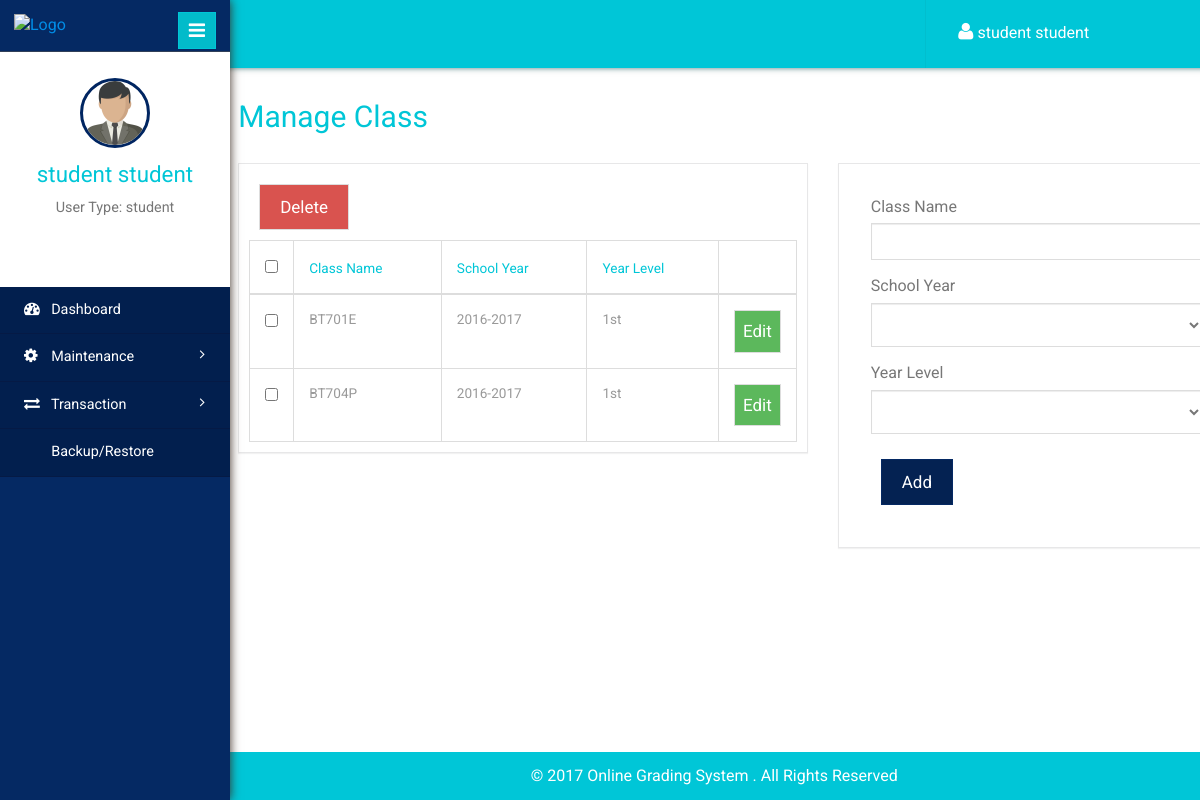
/class.php (signed in), run on the app's committed database.
### tables this page shows
CREATE TABLE `usertbl` (
  `id` int(11) NOT NULL,
  `username` varchar(140) NOT NULL,
  `password` varchar(100) NOT NULL,
  `fname` varchar(140) NOT NULL,
  `mname` varchar(140) NOT NULL,
  `lname` varchar(140) NOT NULL,
  `contact` varchar(140) NOT NULL,
  `usertype` varchar(50) NOT NULL,
  `status` int(11) NOT NULL
);

CREATE TABLE `tblclass` (
  `id` int(11) NOT NULL,
  `classname` varchar(20) NOT NULL,
  `schoolyearid` int(11) NOT NULL,
  `yearlevelid` int(11) NOT NULL
);

CREATE TABLE `tblschoolyear` (
  `id` int(11) NOT NULL,
  `schoolyear` varchar(20) NOT NULL,
  `status` int(11) NOT NULL
);

CREATE TABLE `tblyearlevel` (
  `id` int(11) NOT NULL,
  `yearlevel` varchar(20) NOT NULL,
  `description` varchar(50) NOT NULL
);

### session.php (called while the page is built, shortened)
<?php
if (isset($_SESSION['username']))
{
	$username = $_SESSION['username'];
}
else
{
	header("Location: index.php");
	exit();
}
$result = mysqli_query($con,"SELECT * FROM usertbl WHERE username = '$username'")or die(mysqli_error($con));
$user_rows = mysqli_fetch_array($result);
$fname = $user_rows['fname'];
$lname = $user_rows['lname'];
$userType = $user_rows['usertype'];
$name = $fname." ".$lname;
?>

### class.php (the view, shortened to what this page needs)
 <!DOCTYPE html>
<html>
<head>
	<?php include "inc/navbar.php"; ?>
</head>
<body>
	<div class="page-container">
		<div class="left-content">
			<?php include "inc/header.php"; ?>
			<div class="outter-wp">
				<div class="sub-heard-part">
					<ol class="breadcrumb m-b-0">
						<li><h2 style="margin-top:0px;"><a>Manage Class</a></h2></li>
					</ol>
				</div>
				<div class="graph-visual tables-main">
					<div class="row">
						<div class="col-sm-7">
							<div class="graph" style="padding:10px;">
								<form id="submit_yearlevel" action="crud_function.php" method="post">
									<div class="tables">
										<button type="button" id="del_yearlevel" class="btn btn-danger">Delete</button>
										<table class="table table-bordered">
											<thead>
												<tr>
													<th><input type="checkbox" id="checkall"></th>
													<th>Class Name</th>
													<th>School Year</th>
													<th>Year Level</th>
													<th></th>
												</tr>
											</thead>
											<tbody>
												<?php
												$query = "SELECT * FROM tblclass";
												$result = mysqli_query($con, $query);
												while($row = mysqli_fetch_array($result))
												{
													?>
													<tr>
														<td width="20"><input type="checkbox" id="record" name="classid[]" value="<?php echo $row['id']; ?>"></td>
														<td><?php echo $row['classname']; ?></td>
														<?php
														$query2 = "SELECT schoolyear FROM tblschoolyear WHERE id = '" . $row['schoolyearid'] . "'";
														$result2 = mysqli_query($con, $query2);
														$schoolyear = "";
														while($rows = mysqli_fetch_array($result2))
														{
															$schoolyear = $rows['schoolyear'];
														}
														?>
														<td><?php echo $schoolyear; ?></td>
														<?php
														$query3 = "SELECT yearlevel FROM tblyearlevel WHERE id = '" . $row['yearlevelid'] . "'";
														$result3 = mysqli_query($con, $query3);
														$yearlevel = "";
														while($rows = mysqli_fetch_array($result3))
														{
															$yearlevel = $rows['yearlevel'];
														}
														?>
														<td><?php echo $yearlevel; ?></td>
														<td width="50"><button type="button" style="margin:0px;padding:8px;" classid="<?php echo $row['id']; ?>" schoolyearid="<?php echo $row['schoolyearid']; ?>" yearlevelid="<?php echo $row['yearlevelid']; ?>" classname="<?php echo $row['classname']; ?>" schoolyear="<?php echo $schoolyear; ?>" yearlevel="<?php echo $yearlevel; ?>" onclick="edit(this)" class="btn btn-success">Edit</button></td>
													</tr>
													<?php } ?>
												</tbody>
											</table>
										</div>
									</form>
								</div>
							</div>
							<div class="col-sm-5">
								<div class="graph">
									<form action="crud_function.php" method="post">
										<div class="form-group">
											<label>Class Name</label>
											<input type="text" class="form-control" name="txtClassName" id="txtClassName" required>
										</div>
										<div class="form-group">
											<label>School Year</label>
											<select class="form-control" style="height:44px;" name="cboSchoolYear" id="cboSchoolYear" required>
												<option></option>
												<?php
												$query = "SELECT * FROM tblschoolyear";
												$result = mysqli_query($con, $query);
												while($row = mysqli_fetch_array($result))
												{
													?>
													<option><?php echo $row['schoolyear']; ?></option>
													<?php } ?>
												</select>
											</div>
											<div class="form-group">
												<label>Year Level</label>
												<select class="form-control" style="height:44px;" name="cboYearLevel"  id="cboYearLevel" required>
													<option></option>
													<?php
													$query = "SELECT * FROM tblyearlevel";
													$result = mysqli_query($con, $query);
													while($row = mysqli_fetch_array($result)){
														?>
														<option><?php echo $row['yearlevel']; ?></option>
														<?php } ?>
													</select>
												</div>
												<button type="submit" name="btnAddClass" id="btnAddClass" onclick="send()" class="btn btn-primary">Add</button>
											</form>
										</div>
									</div>
								</div>
							</div>
						</div>
						<?php include "inc/sidebar.php"; ?>
					</div>
				</body>
				</html>

### inc/header.php (shortened to what this page needs)
<?php include "conn.php"; ?>
<?php include "session.php"; ?>
<div class="inner-content">
	<div class="header-section">
		<div class="top_menu">
			<div class="profile_details_left">
				<ul class="nofitications-dropdown">
					<li class="dropdown note">
						<a href="#" class="dropdown-toggle" data-toggle="dropdown" aria-expanded="false" style="color:#fff;"><i class="fa fa-user"></i> <?php echo $name; ?></a>
					</li>
				</ul>
			</div>
			<div class="clearfix"></div>
		</div>
	</div>

### inc/sidebar.php (shortened to what this page needs)
<footer>
	<p style="color:#fff;padding-right:200px;">&copy 2017 Online Grading System . All Rights Reserved</p>
</footer>
<div class="sidebar-menu">
	<header class="logo">
		<a href="#" class="sidebar-icon"> <span class="fa fa-bars"></span> </a> <a href="admin_dashboard.php"> <img id="logo" src="" alt="Logo"/>
	</a>
</header>
<div class="down">
	<a href="admin_dashboard.php"><img style="width:70px;height:70px;" src="images/businessman.png"></a>
	<a href="admin_dashboard.php"><span class=" name-caret"><?php echo $name; ?></span></a>
	<p>User Type: <?php echo $userType; ?></p>
	<ul>
		<li><a class="tooltips" href="profile.php"><span>Profile</span><i class="lnr lnr-user"></i></a></li>
		<li><a class="tooltips" href="logout.php"><span>Log out</span><i class="lnr lnr-power-switch"></i></a></li>
	</ul>
</div>
<div class="menu">
	<ul id="menu" >
		<li><a href="admin_dashboard.php"><i class="fa fa-tachometer"></i> <span>Dashboard</span></a></li>
		<li id="menu-academico" ><a href="#"><i class="fa fa-cog"></i> <span> Maintenance</span> <span class="fa fa-angle-right" style="float: right"></span></a>
		</li>
		<li id="menu-academico" ><a href="#"><i class="fa fa-exchange"></i> <span> Transaction</span> <span class="fa fa-angle-right" style="float: right"></span></a>
		</li>
		<li><a href="backup.php"><i class="fa fa-database"></i> <span>Backup/Restore</span></a></li>
	</ul>
</div>
</div>

### data on the page
usertbl: name "student student", usertype "student"
tblclass: classname "BT701E", schoolyearid.schoolyear "2016-2017", yearlevelid.yearlevel "1st"
tblclass: classname "BT704P", schoolyearid.schoolyear "2016-2017", yearlevelid.yearlevel "1st"
